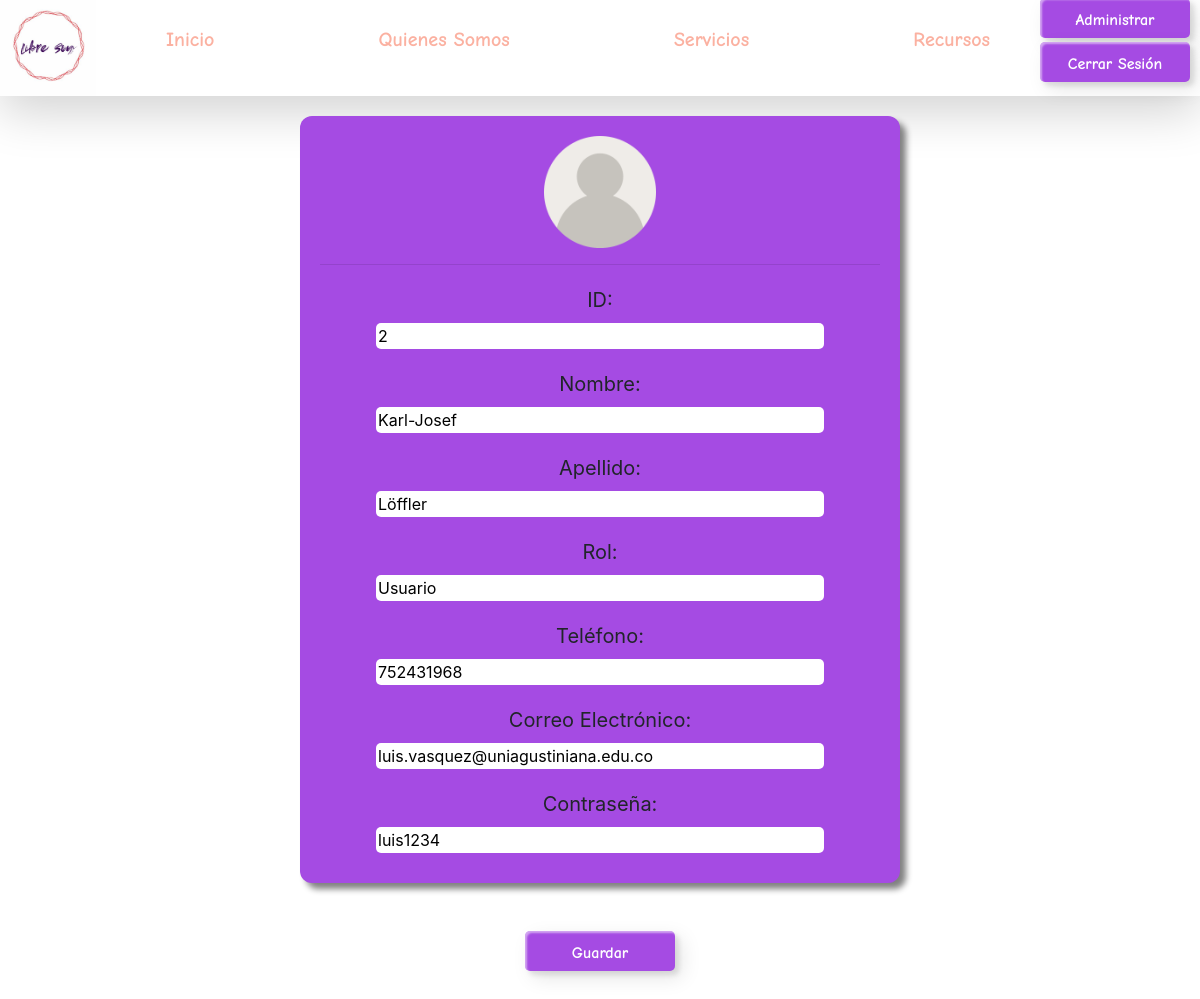
The page /Administrador/editar.php?id=2 (signed in) on the database its author committed.
### tables this page shows
CREATE TABLE `infusuarios` (
  `id` int(2) NOT NULL,
  `Nombres` varchar(20) NOT NULL,
  `Apellidos` varchar(20) NOT NULL,
  `Telefono` int(10) DEFAULT NULL,
  `Correo` varchar(50) NOT NULL,
  `Contraseña` varchar(50) NOT NULL,
  `Rol` varchar(20) NOT NULL
);

### Administrador/editar.php (the view, shortened to what this page needs)
<!DOCTYPE html>
<html lang="en">
<head>
    <link rel="stylesheet" href="../css/stilos.css">
    <link rel="stylesheet" href="https://cdn.jsdelivr.net/npm/bootstrap@4.5.3/dist/css/bootstrap.min.css">
</head>
<header>
    <div class="contenedor-header d-flex justify-content-between shadow-lg">
        <div class="icono">
            <img src="../img/icono.jpg" alt="">
        </div>
        <div class="menu ">
            <ul class="d-flex justify-content-between">
                <li id="item"><a href="index.php" >Inicio</a></li>
                <li id="item"><a href="quienessomos.php" >Quienes Somos</a></li>
                <li id="item"><a href="" >Servicios</a>
                </li>
                <li id="item"><a href="recursos.php" >Recursos</a></li>
            </ul>
        </div>
        <div class="btn-registro">
            <button class="custom-btn btn-2"><a href="registro.php">Administrar</a></button>
            <button class="custom-btn btn-2 mt-1"><a href="../Desconectar.php">Cerrar Sesión</a></button>
        </div>
    </div>
</header>
<body>
   <div class="contenedorinformacion">
        <form action="editarusu.php" method="POST">
            <div class="datosadministrador ">
                <?php
                    include("../conexion.php");
                    extract($_GET);
                    $query = "SELECT * FROM infusuarios WHERE id = $id";
                    $result = mysqli_query($conexiondb, $query);
                    while($row = mysqli_fetch_array($result)){
                ?>
                <img src="../img/usuario.png" alt="">
                <hr>
                <div class="datos">
                    <label for="">ID:</label> <br>
                    <input type="text" value="<?php echo $row['id']?>" name="inputid" readonly>
                </div>
                <div class="datos">
                    <label for="">Nombre:</label> <br>
                    <input type="text" value="<?php echo $row['Nombres']?>" name="inputnombre">
                </div>
                <div class="datos">
                    <label for="">Apellido:</label> <br>
                    <input type="text" value="<?php echo $row['Apellidos']?>" name="inputapellido">
                </div>
                <div class="datos">
                    <label for="">Rol:</label> <br>
                    <input type="text" value="<?php echo $row['Rol']?>" name="inputrol">
                </div>
                <div class="datos">
                    <label for="">Teléfono:</label> <br>
                    <input type="number" value="<?php echo $row['Telefono']?>" name="inputtelefono">
                </div>
                <div class="datos">
                    <label for="">Correo Electrónico:</label> <br>
                    <input type="email" value="<?php echo $row['Correo']?>" name="inputcorreo">
                </div>
                <div class="datos">
                    <label for="">Contraseña:</label> <br>
                    <input type="text" value="<?php echo $row['Contraseña']?>" name="inputcontraseña">
                </div>
                <?php } ?>
            </div>
            <div class="text-center mt-5 mb-5">
                <input type="submit" class="custom-btn btn-3" value="Guardar">
            </div>
        </form>
   </div>
</body>
</html>

### css/stilos.css (style rules this page uses)
.contenedor-header { align-items: center; }
.icono { width: 8%; }
.icono img { width: 100%; }
.menu { width: 72%; }
.menu ul { list-style: none; }
.menu #item { float: left; }
.menu #item a { text-decoration: none; color: #fbb1a1; font-family: ComicBold; font-size: 20px; }
.btn-registro { position: relative; bottom: 8px; padding-right: 10px; text-align: right; width: 15%; }
.custom-btn { width: 150px; height: 40px; color: #fff; border-radius: 5px; padding: 10px 25px; font-family: ComicBold; background: transparent; cursor: pointer; transition: all 0.3s ease; display: inline-block; box-shadow:inset 2px 2px 2px 0px rgba(255,255,255,.5), 7px 7px 20px 0px rgba(0,0,0,.1), 4px 4px 5px 0px rgba(0,0,0,.1); outline: none; }
.btn-2 { background: #A54BE3; border: none; }
.btn-registro a { text-decoration: none; color: #fff; }
.datos { margin: 20px 0 10px 0; }
.datos label { font-size: 20px; }
.datos input { border: none; width: 80%; border-radius: 5px; }
.btn-3 { background: #A54BE3; border: none; }
.datosadministrador { text-align: center; width: 50%; margin: 20px auto; background-color: #A54BE3; padding: 20px; box-shadow: 6px 6px 6px gray; border-radius: 12px; }
.datosadministrador img { width: 20%; }

### rows shown on the page
infusuarios: inputid "2", inputnombre "Karl-Josef", inputapellido "Löffler", inputrol "Usuario", inputtelefono "752431968", inputcorreo "luis.vasquez@uniagustiniana.edu.co", inputcontraseña "luis1234"
